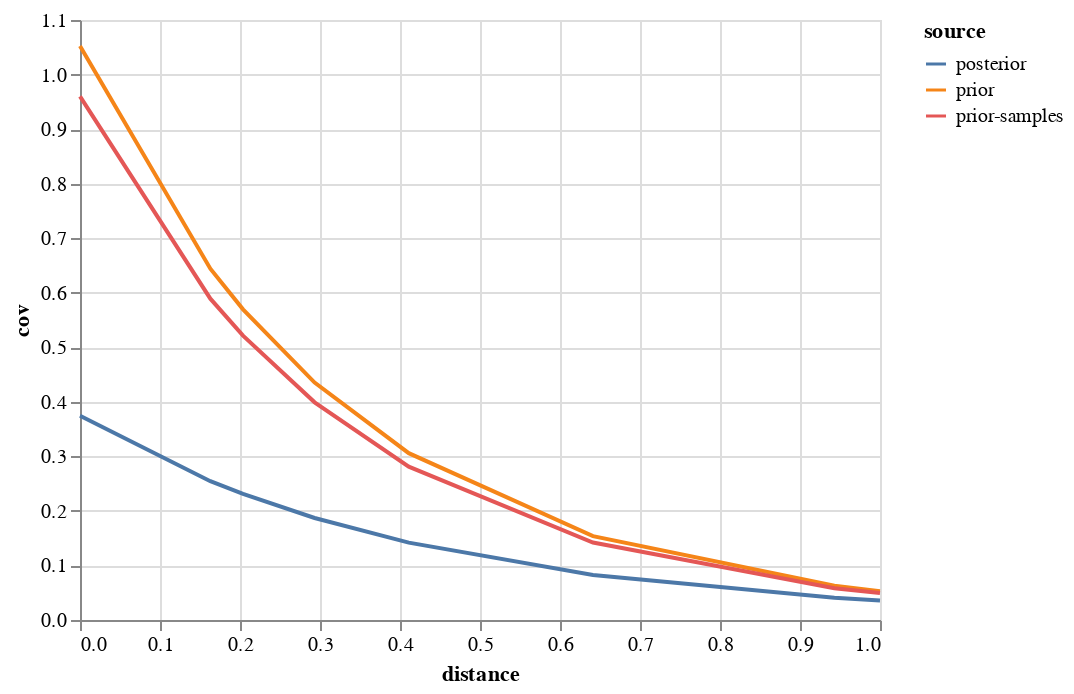

Notebook source saved alongside this figure:
### Code cell
alt.Chart(mean_cov_mat).mark_line().encode(x='distance', y='cov', color='source')

### Figure 1 — Vega-Lite specification as saved in the notebook (floating-point values rounded to 4 significant figures; data arrays with more than 128 entries replaced by an {"elided": "..."} marker saying what was removed)
{"$schema": "https://vega.github.io/schema/vega-lite/v4.17.0.json", "config": {"view": {"continuousHeight": 300, "continuousWidth": 400}}, "data": {"name": "data-438d7b96b6c882c0879c621962dd638c"}, "datasets": {"data-438d7b96b6c882c0879c621962dd638c": {"elided": "453 records"}}, "encoding": {"color": {"field": "source", "type": "nominal"}, "x": {"field": "distance", "type": "quantitative"}, "y": {"field": "cov", "type": "quantitative"}}, "mark": "line"}
